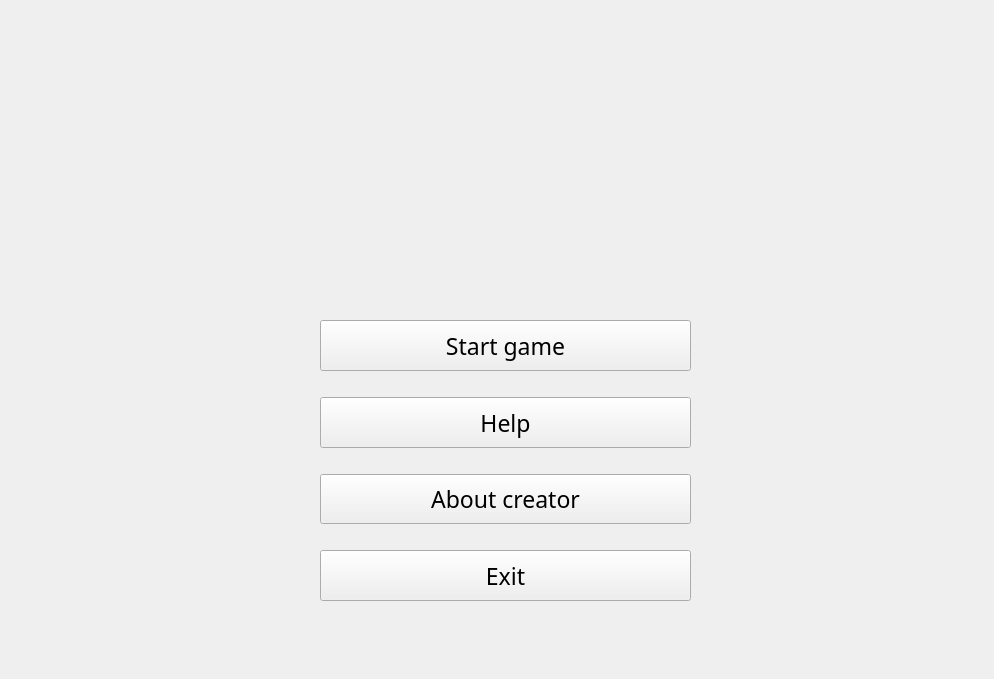
<?xml version="1.0" encoding="UTF-8"?>
<ui version="4.0">
 <class>MainWindow</class>
 <widget class="QMainWindow" name="MainWindow">
  <property name="geometry">
   <rect>
    <x>0</x>
    <y>0</y>
    <width>994</width>
    <height>679</height>
   </rect>
  </property>
  <property name="font">
   <font>
    <family>Gloucester MT Extra Condensed</family>
    <pointsize>20</pointsize>
   </font>
  </property>
  <property name="windowTitle">
   <string>Monopoly</string>
  </property>
  <widget class="QWidget" name="centralwidget">
   <widget class="QLabel" name="label">
    <property name="geometry">
     <rect>
      <x>0</x>
      <y>0</y>
      <width>950</width>
      <height>640</height>
     </rect>
    </property>
    <property name="font">
     <font>
      <family>Gloucester MT Extra Condensed</family>
      <pointsize>17</pointsize>
     </font>
    </property>
    <property name="text">
     <string/>
    </property>
    <property name="pixmap">
     <pixmap resource="resources.qrc">:/pictures/pictures/StartWindow.png</pixmap>
    </property>
    <property name="scaledContents">
     <bool>true</bool>
    </property>
   </widget>
   <widget class="QWidget" name="verticalLayoutWidget">
    <property name="geometry">
     <rect>
      <x>320</x>
      <y>320</y>
      <width>371</width>
      <height>281</height>
     </rect>
    </property>
    <layout class="QVBoxLayout" name="VerticalLayout">
     <property name="sizeConstraint">
      <enum>QLayout::SetDefaultConstraint</enum>
     </property>
     <item>
      <widget class="QPushButton" name="StartBtn">
       <property name="sizePolicy">
        <sizepolicy hsizetype="Minimum" vsizetype="Preferred">
         <horstretch>0</horstretch>
         <verstretch>0</verstretch>
        </sizepolicy>
       </property>
       <property name="font">
        <font>
         <family>Gloucester MT Extra Condensed</family>
         <pointsize>17</pointsize>
        </font>
       </property>
       <property name="text">
        <string>Start game</string>
       </property>
      </widget>
     </item>
     <item>
      <spacer name="verticalSpacer">
       <property name="orientation">
        <enum>Qt::Vertical</enum>
       </property>
       <property name="sizeType">
        <enum>QSizePolicy::Fixed</enum>
       </property>
       <property name="sizeHint" stdset="0">
        <size>
         <width>20</width>
         <height>20</height>
        </size>
       </property>
      </spacer>
     </item>
     <item>
      <widget class="QPushButton" name="HelpBtn">
       <property name="sizePolicy">
        <sizepolicy hsizetype="Minimum" vsizetype="Preferred">
         <horstretch>0</horstretch>
         <verstretch>0</verstretch>
        </sizepolicy>
       </property>
       <property name="font">
        <font>
         <family>Gloucester MT Extra Condensed</family>
         <pointsize>17</pointsize>
        </font>
       </property>
       <property name="text">
        <string>Help</string>
       </property>
      </widget>
     </item>
     <item>
      <spacer name="verticalSpacer_2">
       <property name="orientation">
        <enum>Qt::Vertical</enum>
       </property>
       <property name="sizeType">
        <enum>QSizePolicy::Fixed</enum>
       </property>
       <property name="sizeHint" stdset="0">
        <size>
         <width>20</width>
         <height>20</height>
        </size>
       </property>
      </spacer>
     </item>
     <item>
      <widget class="QPushButton" name="AboutBtn">
       <property name="sizePolicy">
        <sizepolicy hsizetype="Minimum" vsizetype="Preferred">
         <horstretch>0</horstretch>
         <verstretch>0</verstretch>
        </sizepolicy>
       </property>
       <property name="font">
        <font>
         <family>Gloucester MT Extra Condensed</family>
         <pointsize>17</pointsize>
        </font>
       </property>
       <property name="text">
        <string>About creator</string>
       </property>
      </widget>
     </item>
     <item>
      <spacer name="verticalSpacer_3">
       <property name="orientation">
        <enum>Qt::Vertical</enum>
       </property>
       <property name="sizeType">
        <enum>QSizePolicy::Fixed</enum>
       </property>
       <property name="sizeHint" stdset="0">
        <size>
         <width>20</width>
         <height>20</height>
        </size>
       </property>
      </spacer>
     </item>
     <item>
      <widget class="QPushButton" name="ExitBtn">
       <property name="sizePolicy">
        <sizepolicy hsizetype="Minimum" vsizetype="Preferred">
         <horstretch>0</horstretch>
         <verstretch>0</verstretch>
        </sizepolicy>
       </property>
       <property name="font">
        <font>
         <family>Gloucester MT Extra Condensed</family>
         <pointsize>17</pointsize>
        </font>
       </property>
       <property name="text">
        <string>Exit</string>
       </property>
      </widget>
     </item>
    </layout>
   </widget>
  </widget>
 </widget>
 <resources>
  <include location="resources.qrc"/>
 </resources>
 <connections/>
</ui>
